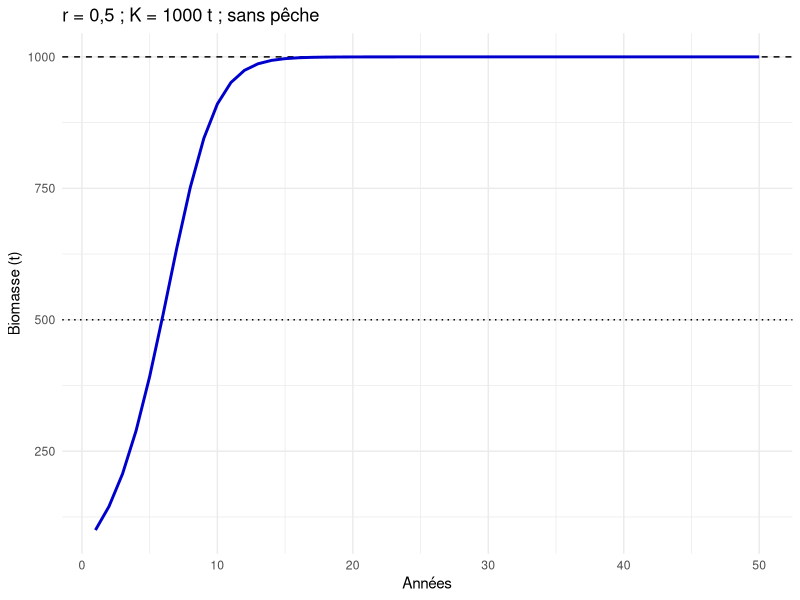
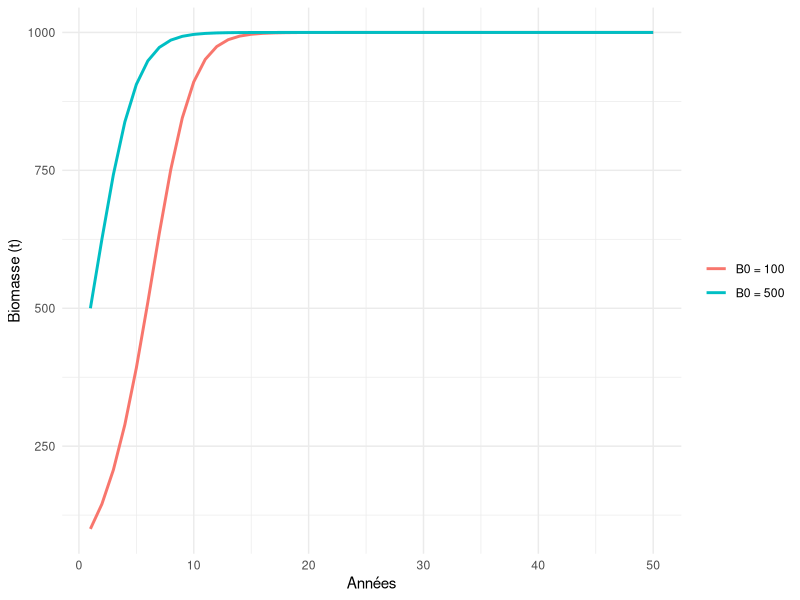

These figures' R source, in order: (Note: this script raises an error after producing the figures.)
## ---- chunk 1
#| label: packages
if (!requireNamespace("ggplot2", quietly = TRUE)) {
    install.packages("ggplot2")
}
library(ggplot2)
## ---- chunk 2
#| label: main
10 + 0.2 * 10 * (1 - 10 / 100) - 1
## ---- chunk 3
#| label: avous-main
# votre code ici

## ---- chunk 4
#| label: def-fonction
biomasse_suivante <- function(B, r, K, C = 0) {
    max(B + r * B * (1 - B / K) - C, 0)
}
## ---- chunk 5
#| label: def-main
# votre code ici

## ---- chunk 6
#| label: simuler
# on rappelle la fonction biomasse_suivante pour des histoires de non confusion
biomasse_suivante <- function(B, r, K, C = 0) {
    max(B + r * B * (1 - B / K) - C, 0)
}
simuler <- function(B0, r, K, C = 0, n = 50) {
    B <- numeric(n)
    B[1] <- B0
    for (t in 1:(n - 1)) {
        B[t + 1] <- biomasse_suivante(B[t], r, K, C)
    }
    data.frame(annee = 1:n, B = B, r = r, K = K, C = C)
}

traj <- simuler(B0 = 100, r = 0.5, K = 1000)
ggplot(traj, aes(annee, B)) +
    geom_hline(yintercept = c(500, 1000), linetype = c("dotted", "dashed")) +
    geom_line(colour = "blue3", linewidth = 1) +
    labs(x = "Années", y = "Biomasse (t)", title = "r = 0,5 ; K = 1000 t ; sans pêche") +
    theme_minimal()
## ---- chunk 7
#| label: exemple-rbind
s1 <- simuler(B0 = 100, r = 0.5, K = 1000)
s2 <- simuler(B0 = 500, r = 0.5, K = 1000)
deux <- rbind(s1, s2) # empile les deux tableaux
deux$depart <- factor(rep(c("B0 = 100", "B0 = 500"), each = 50))
ggplot(deux, aes(annee, B, colour = depart)) +
    geom_line(linewidth = 1) +
    labs(x = "Années", y = "Biomasse (t)", colour = NULL) +
    theme_minimal()
## ---- chunk 8
i #| label: avous-production
# votre code ici
## ---- chunk 9
#| label: solution-production
B <- seq(0, 1000, by = 5)
prod <- rbind(
    data.frame(B = B, P = 0.5 * B * (1 - B / 1000), r = "r = 0,5"),
    data.frame(B = B, P = 1.0 * B * (1 - B / 1000), r = "r = 1")
)
ggplot(prod, aes(B, P, colour = r)) +
    geom_line(linewidth = 1) +
    geom_vline(xintercept = 500, linetype = "dotted") +
    labs(x = "Biomasse (t)", y = "Production (t/an)", colour = NULL) +
    theme_minimal()

p05 <- prod[prod$r == "r = 0,5", ]
p05[which.max(p05$P), ] # B = 500 = K/2 ; P = 125 = rK/4
## ---- chunk 10
#| label: avous-r
# votre code ici

## ---- chunk 11
#| label: solution-r
t1 <- simuler(100, r = 0.2, K = 1000, n = 40)
t2 <- simuler(100, r = 0.5, K = 1000, n = 40)
t3 <- simuler(100, r = 1, K = 1000, n = 40)
t4 <- simuler(100, r = 1.8, K = 1000, n = 40)
trajs <- rbind(t1, t2, t3, t4)
ggplot(trajs, aes(annee, B, colour = factor(r))) +
    geom_hline(yintercept = 1000, linetype = "dashed") +
    geom_line(linewidth = 1) +
    labs(x = "Années", y = "Biomasse (t)", colour = "r") +
    theme_minimal()

# première année où l'on atteint 95 % de K (950 t)
which(t1$B >= 950)[1]
which(t2$B >= 950)[1]
which(t3$B >= 950)[1]
which(t4$B >= 950)[1]
## ---- chunk 12
#| label: avous-chaos
# votre code ici

## ---- chunk 13
#| label: solution-chaos
c1 <- simuler(100, r = 2.2, K = 1000, n = 100)
c2 <- simuler(100, r = 2.5, K = 1000, n = 100)
c3 <- simuler(100, r = 2.9, K = 1000, n = 100)
trajs <- rbind(c1, c2, c3)
ggplot(trajs, aes(annee, B)) +
    geom_line(colour = "blue3") +
    geom_point(colour = "blue3", size = 0.8) +
    facet_wrap(~r, ncol = 1, labeller = label_both) +
    labs(x = "Années", y = "Biomasse (t)") +
    theme_minimal()

# nombre de valeurs distinctes pendant les 50 dernières années
length(unique(round(tail(c1$B, 50))))
length(unique(round(tail(c2$B, 50))))
length(unique(round(tail(c3$B, 50))))
## ---- chunk 14
#| label: avous-K
# votre code ici

## ---- chunk 15
#| label: solution-K
k1 <- simuler(50, r = 0.5, K = 500, n = 40)
k2 <- simuler(50, r = 0.5, K = 1000, n = 40)
k3 <- simuler(50, r = 0.5, K = 2000, n = 40)
trajs <- rbind(k1, k2, k3)
ggplot(trajs, aes(annee, B, colour = factor(K))) +
    geom_line(linewidth = 1) +
    labs(x = "Années", y = "Biomasse (t)", colour = "K") +
    theme_minimal()
ggplot(trajs, aes(annee, B / K, colour = factor(K))) +
    geom_line(linewidth = 1) +
    labs(x = "Années", y = "B / K", colour = "K") +
    theme_minimal()
## ---- chunk 16
#| label: avous-captures
# votre code ici

## ---- chunk 17
#| label: solution-captures
# 1. trois niveaux de capture
p1 <- simuler(1000, r = 0.4, K = 1000, C = 80, n = 100)
p2 <- simuler(1000, r = 0.4, K = 1000, C = 100, n = 100)
p3 <- simuler(1000, r = 0.4, K = 1000, C = 110, n = 100)
trajs <- rbind(p1, p2, p3)
ggplot(trajs, aes(annee, B, colour = factor(C))) +
    geom_hline(yintercept = 500, linetype = "dotted") +
    geom_line(linewidth = 1) +
    labs(x = "Années", y = "Biomasse (t)", colour = "Capture (t)") +
    theme_minimal()

# 2. biomasse finale après 300 ans pour trois captures
tail(simuler(1000, r = 0.4, K = 1000, C = 99, n = 300)$B, 1)
tail(simuler(1000, r = 0.4, K = 1000, C = 100, n = 300)$B, 1)
tail(simuler(1000, r = 0.4, K = 1000, C = 101, n = 300)$B, 1)

# 3. même capture, stock de départ plus faible
tail(simuler(300, 0.4, 1000, C = 80, n = 200)$B, 1)
tail(simuler(250, 0.4, 1000, C = 80, n = 200)$B, 1)
# biomasses où la production vaut 80 t : solutions de 0.4 B (1 - B/1000) = 80
ecart <- sqrt(1 - 4 * 80 / (0.4 * 1000))
500 * (1 - ecart) # équilibre instable, environ 276 t
500 * (1 + ecart) # équilibre stable, environ 724 t
# vérification : la production vaut bien 80 t en ces points
0.4 * 276 * (1 - 276 / 1000)
## ---- chunk 18
#| label: session
sessionInfo()
